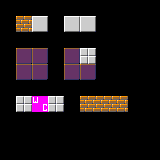

This game map was drawn from its Tiled (.tmx) file and the tilesets committed beside it. A one-line description and the full map source follow:
An orthogonal 10x10 tile map with 16x16 px tiles, 1 tile layer (Tile Layer 1) and 1 object.

<map version="1.10" tiledversion="1.11.0" orientation="orthogonal" renderorder="right-down" width="10" height="10" tilewidth="16" tileheight="16" infinite="0" nextlayerid="6" nextobjectid="9">
 <tileset firstgid="1" source="../tileset.tsx" />
 <layer id="1" name="Tile Layer 1" width="10" height="10">
  <data encoding="csv">
0,0,0,0,0,0,0,0,0,0,
0,1,2,0,2,2,0,0,0,0,
0,0,0,0,0,0,0,0,0,0,
0,3,3,0,3,4,0,0,0,0,
0,3,3,0,3,3,0,0,0,0,
0,0,0,0,0,0,0,0,0,0,
0,4,5,4,0,1,1,1,0,0,
0,0,0,0,0,0,0,0,0,0,
0,0,0,0,0,0,0,0,0,0,
0,0,0,0,0,0,0,0,0,0
</data>
 </layer>
 <objectgroup id="5" name="Object Layer 1">
  <properties>
   <property name="apply_to" value="source" />
  </properties>
  <object id="8" x="16" y="48" width="80" height="32">
   <properties>
    <property name="apply_to" value="source" />
   </properties>
  </object>
 </objectgroup>
</map>
